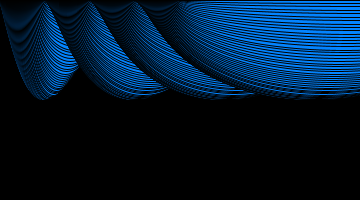
Frame 1 (no input)
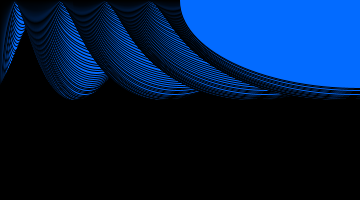
Frame 60 (the mouse pressed at the canvas centre just before this capture)
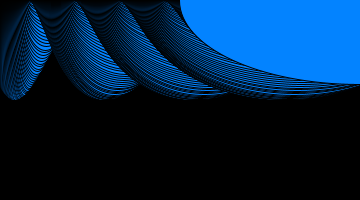
Frame 120 (the mouse held since frame 60 and released just before this capture)

The Processing sketch that drew these frames (run headless with seeded random() and noise(); from frame 60 on, the mouse is pressed at the canvas centre):

// Processing sketch: processing_14001
// ── processing_14001.pde

void setup() {
  size(360,200);
}

void draw() {
  background(#000000);
  fill(HSB, random(100,150),255,255);
  for( int x=0; x<360; x=x+1 ) {
    float y=sin(radians(x+frameCount)*2)*200; 
    ellipse(x,0,x,y);
  }
  println(frameCount);
}
